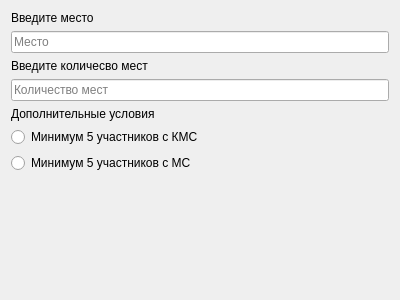
<?xml version="1.0" encoding="UTF-8"?>
<ui version="4.0">
 <class>PlaceRecordPage</class>
 <widget class="QWidget" name="PlaceRecordPage">
  <property name="geometry">
   <rect>
    <x>0</x>
    <y>0</y>
    <width>400</width>
    <height>300</height>
   </rect>
  </property>
  <property name="windowTitle">
   <string>Form</string>
  </property>
  <layout class="QVBoxLayout" name="verticalLayout">
   <item>
    <widget class="QLabel" name="l_place">
     <property name="text">
      <string>Введите место</string>
     </property>
    </widget>
   </item>
   <item>
    <widget class="QLineEdit" name="le_place">
     <property name="placeholderText">
      <string>Место</string>
     </property>
    </widget>
   </item>
   <item>
    <widget class="QLabel" name="l_countPlace">
     <property name="text">
      <string>Введите количесво мест</string>
     </property>
    </widget>
   </item>
   <item>
    <widget class="QLineEdit" name="le_placeCount">
     <property name="placeholderText">
      <string>Количество мест</string>
     </property>
    </widget>
   </item>
   <item>
    <widget class="QLabel" name="l_add">
     <property name="text">
      <string>Дополнительные условия</string>
     </property>
    </widget>
   </item>
   <item>
    <widget class="QRadioButton" name="rb_cms_5">
     <property name="text">
      <string>Минимум 5 участников с КМС</string>
     </property>
    </widget>
   </item>
   <item>
    <widget class="QRadioButton" name="rb_ms_5">
     <property name="text">
      <string>Минимум 5 участников с МС</string>
     </property>
    </widget>
   </item>
   <item>
    <spacer name="verticalSpacer">
     <property name="orientation">
      <enum>Qt::Vertical</enum>
     </property>
     <property name="sizeHint" stdset="0">
      <size>
       <width>20</width>
       <height>40</height>
      </size>
     </property>
    </spacer>
   </item>
  </layout>
 </widget>
 <resources/>
 <connections/>
</ui>
